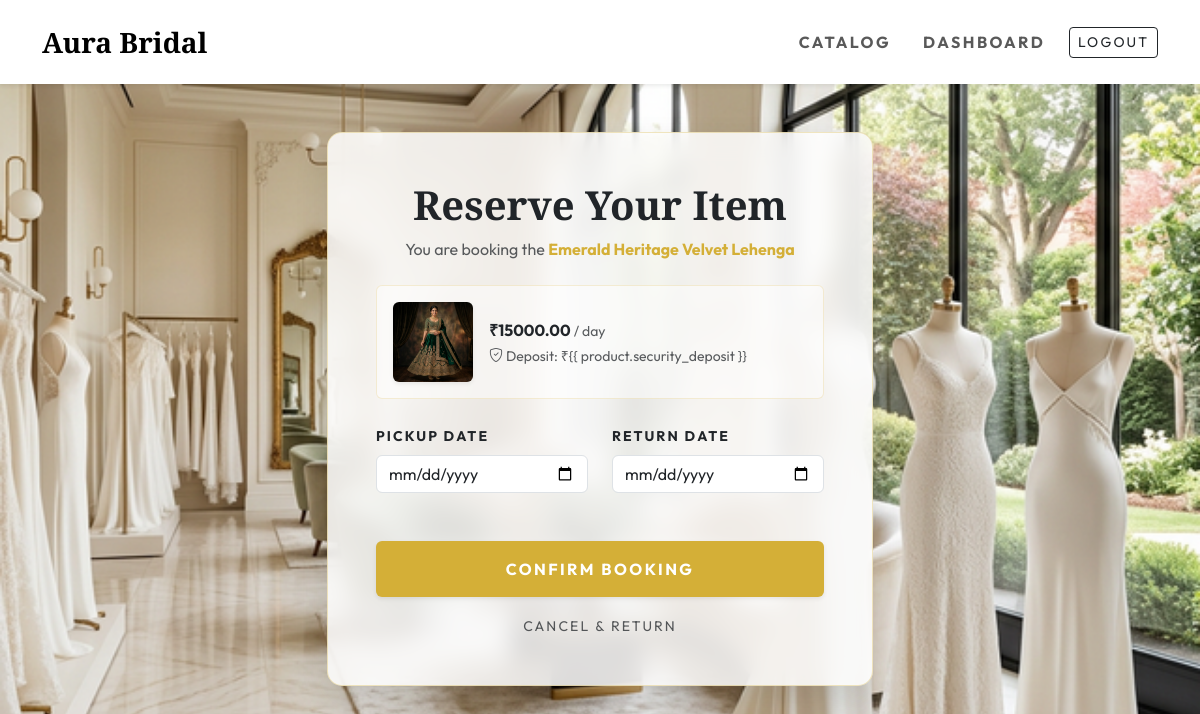
The page /product/26/book/ (signed in) on the database its author committed.
### rentals/models.py (models this page shows, shortened)
class Product(models.Model):
    STATUS_CHOICES = [
        ('available', 'Available'),
        ('rented', 'Rented'),
        ('cleaning', 'Cleaning/Maintenance'),
    ]
    name = models.CharField(max_length=200)
    category = models.ForeignKey(Category, on_delete=models.CASCADE)
    description = models.TextField()
    image = models.ImageField(upload_to='bridal_inventory/')
    rental_price = models.DecimalField(max_digits=10, decimal_places=2)
    security_deposit = models.DecimalField(max_digits=10, decimal_places=2)
    status = models.CharField(max_length=20, choices=STATUS_CHOICES, default='available')
    water_saved = models.IntegerField(help_text="Liters of water saved by renting")
    carbon_offset = models.DecimalField(max_digits=5, decimal_places=2, help_text="kg of CO2 offset")

### rentals/views.py (the view)
# urls.py: path('product/<int:pk>/book/', views.book_product, name='book_product'),
@login_required
def book_product(request, pk):
    product = get_object_or_404(Product, pk=pk)
    if request.method == 'POST':
        form = BookingForm(request.POST)
        form.instance.user = request.user
        form.instance.product = product
        if form.is_valid():
            form.save()
            product.status = 'rented'
            product.save()
            messages.success(request, f"Successfully reserved {product.name}!")
            return redirect('user_dashboard')
    else:
        form = BookingForm()
    return render(request, 'rentals/booking_form.html', {'form': form, 'product': product})

### rentals/forms.py (shortened to what this page needs)
class BookingForm(forms.ModelForm):
    class Meta:
        model = Booking
        fields = ['start_date', 'end_date']
        widgets = {
            'start_date': forms.DateInput(attrs={'type': 'date', 'class': 'form-control'}),
            'end_date': forms.DateInput(attrs={'type': 'date', 'class': 'form-control'}),
        }

### rentals/templates/rentals/booking_form.html (shortened to what this page needs)
{% extends 'rentals/base.html' %}
{% load static %}
{% block content %}
<div class="container my-5">
    <div class="row justify-content-center">
        <div class="col-md-8 col-lg-6">
            <div class="glass-container p-4 p-md-5">
                <div class="text-center mb-4">
                    <h2 class="font-playfair display-6 fw-bold mb-2">Reserve Your Item</h2>
                    <p class="text-muted">You are booking the <span class="text-gold fw-bold">{{ product.name }}</span>
                    </p>
                </div>
                <div class="d-flex align-items-center mb-4 p-3 rounded"
                    style="background: rgba(255, 255, 255, 0.5); border: 1px solid rgba(212, 175, 55, 0.2);">
                    {% if product.image %}
                    <img src="{{ product.image.url }}" class="rounded shadow-sm me-3"
                        style="width: 80px; height: 80px; object-fit: cover;" alt="{{ product.name }}">
                    {% endif %}
                    <div>
                        <p class="mb-1 text-dark fw-bold">₹{{ product.rental_price }} <span
                                class="text-muted small fw-normal">/ day</span></p>
                        <p class="mb-0 small text-muted"><i class="bi bi-shield-check"></i> Deposit: ₹{{
                            product.security_deposit }}</p>
                    </div>
                </div>
                <form method="POST" action="{% url 'book_product' product.id %}">
                    <div class="row mb-4">
                        <div class="col-md-6 mb-3 mb-md-0">
                            <label for="{{ form.start_date.id_for_label }}"
                                class="form-label small text-uppercase tracking-widest fw-bold">Pickup Date</label>
                            {{ form.start_date }}
                        </div>
                        <div class="col-md-6">
                            <label for="{{ form.end_date.id_for_label }}"
                                class="form-label small text-uppercase tracking-widest fw-bold">Return Date</label>
                            {{ form.end_date }}
                        </div>
                    </div>
                    <div class="d-grid mt-5">
                        <button type="submit"
                            class="btn btn-gold py-3 text-uppercase fw-bold tracking-widest shadow-sm">Confirm
                            Booking</button>
                    </div>
                    <div class="text-center mt-3">
                        <a href="{% url 'product_detail' product.id %}"
                            class="text-decoration-none text-muted small text-uppercase tracking-widest">Cancel &
                            Return</a>
                    </div>
                </form>
            </div>
        </div>
    </div>
</div>
{% endblock %}

### rows shown on the page
Product: name "Emerald Heritage Velvet Lehenga", image (picture), rental_price "15000.00"
